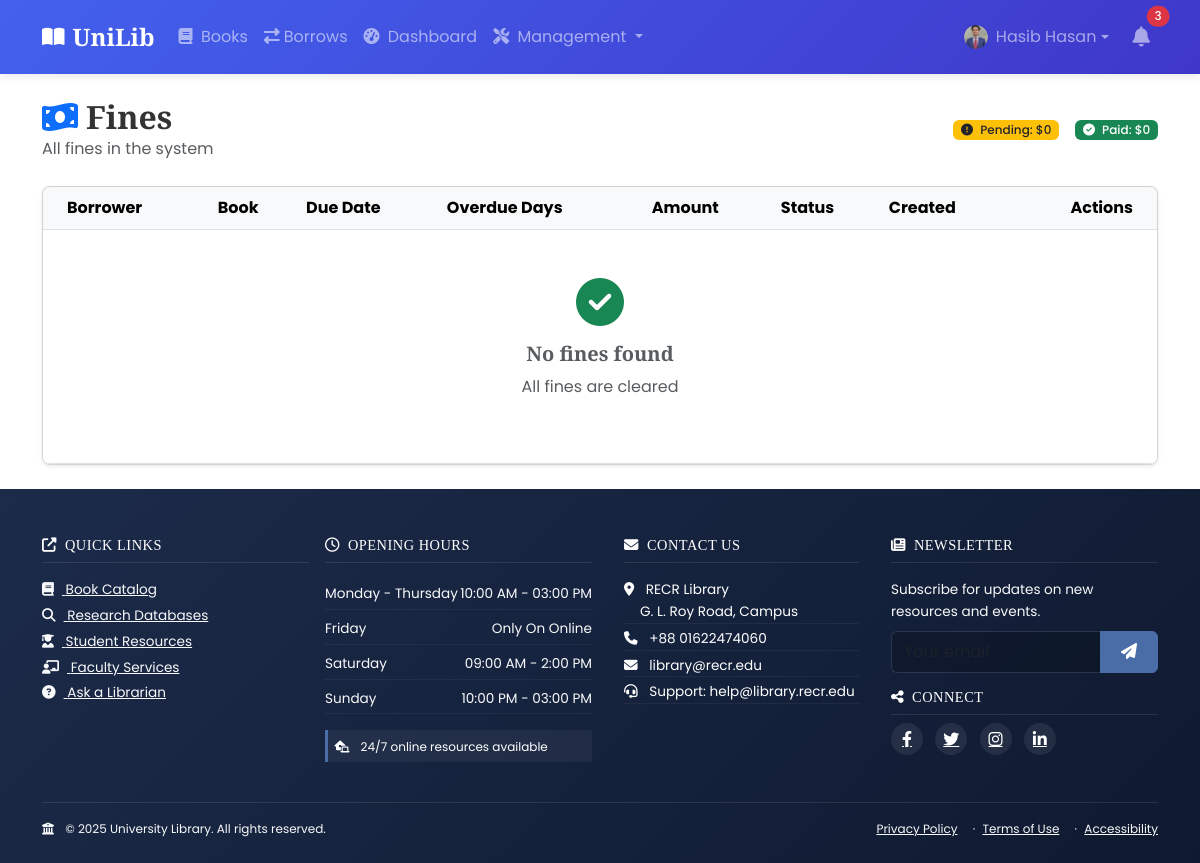
Before: /transactions/fines/ (signed in) with the older database file.
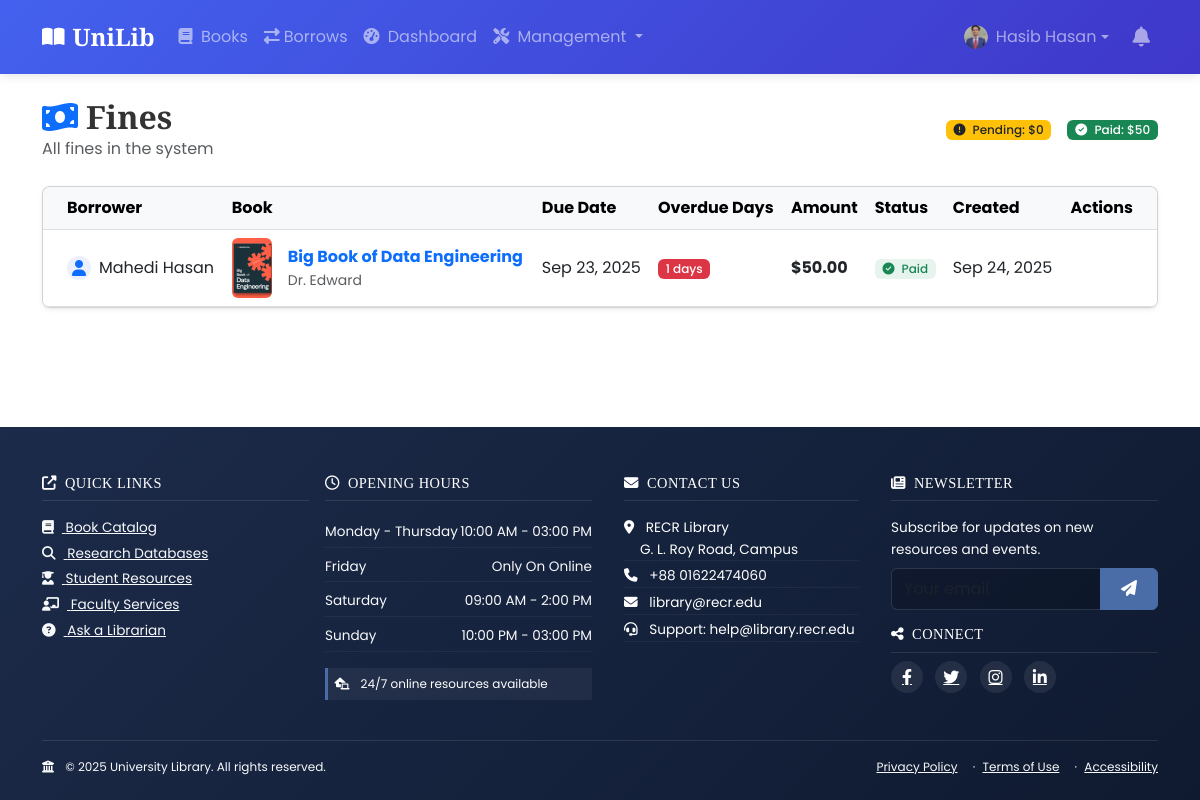
After: the same page with the newer database file.
### transactions/models.py (models this page shows, shortened)
class Fine(models.Model):
    user = models.ForeignKey(User, on_delete=models.CASCADE, related_name='fines')
    borrow = models.OneToOneField(Borrow, on_delete=models.CASCADE, related_name='fine')
    amount = models.DecimalField(max_digits=10, decimal_places=2, validators=[MinValueValidator(0)])
    created_at = models.DateTimeField(auto_now_add=True)
    paid_at = models.DateTimeField(null=True, blank=True)
    is_paid = models.BooleanField(default=False)

class Borrow(models.Model):
    user = models.ForeignKey(User, on_delete=models.CASCADE, related_name='borrows')
    book = models.ForeignKey(Book, on_delete=models.CASCADE, related_name='borrows')
    issued_by = models.ForeignKey(User, on_delete=models.SET_NULL, null=True, related_name='issued_borrows')
    issue_date = models.DateField(auto_now_add=True)
    due_date = models.DateField()
    return_date = models.DateField(null=True, blank=True)
    is_returned = models.BooleanField(default=False)
    @property
    def is_overdue(self):
        return not self.is_returned and timezone.now().date() > self.due_date
    @property
    def overdue_days(self):
        if self.is_overdue:
            return (timezone.now().date() - self.due_date).days
        return 0
    def check_and_create_fine(self):
        if self.is_overdue and not hasattr(self, 'fine'):
            fine_amount = 50
            Fine.objects.get_or_create(
                borrow=self,
                defaults={
                    'user': self.user,
                    'amount': fine_amount,
                    'is_paid': False
                }
            )
            print(f"Fine created for {self.user.get_full_name()} - {self.book.title}")

### accounts/models.py (models this page shows, shortened)
class User(AbstractUser):
    email = models.EmailField(unique=True)
    class Role(models.TextChoices):
        ADMIN = 'ADMIN', _('Admin')
        LIBRARIAN = 'LIBRARIAN', _('Librarian')
        STUDENT = 'STUDENT', _('Student')
        FACULTY = 'FACULTY', _('Faculty')
    role = models.CharField(max_length=10, choices=Role.choices, default=Role.STUDENT)
    university_id = models.CharField(max_length=20, unique=True)
    phone = models.CharField(max_length=15, blank=True)
    address = models.TextField(blank=True)
    profile_picture = models.ImageField(upload_to='profile_pics/', blank=True, null=True)
    def is_admin(self):
        return self.role == self.Role.ADMIN
    def is_librarian(self):
        return self.role == self.Role.LIBRARIAN
    def get_profile_picture(self):
        if self.profile_picture and hasattr(self.profile_picture, 'url'):
            return self.profile_picture.url
        return '/static/images/default_profile.png'

### books/models.py (models this page shows, shortened)
class Book(models.Model):
    title = models.CharField(max_length=200)
    author = models.CharField(max_length=100)
    isbn = models.CharField('ISBN', max_length=13, unique=True)
    publisher = models.CharField(max_length=100, blank=True)
    category = models.ForeignKey(Category, on_delete=models.SET_NULL, null=True)
    publication_date = models.DateField(null=True, blank=True)
    total_copies = models.PositiveIntegerField(default=1)
    available_copies = models.PositiveIntegerField(default=1)
    cover_image = models.ImageField(upload_to='book_covers/', blank=True, null=True)
    description = models.TextField(blank=True)
    created_at = models.DateTimeField(auto_now_add=True)
    updated_at = models.DateTimeField(auto_now=True)
    class Meta:
        ordering = ['title']

### transactions/views.py (the view)
# urls.py: path('fines/', FineListView.as_view(), name='fine-list'),
class FineListView(LoginRequiredMixin, ListView):
    model = Fine
    template_name = 'transactions/fine_list.html'
    context_object_name = 'fines'
    def get_queryset(self):
        overdue_borrows = Borrow.objects.filter(
            is_returned=False,
            due_date__lt=timezone.now().date()
        )
        for borrow in overdue_borrows:
            borrow.check_and_create_fine()
        if self.request.user.is_admin or self.request.user.is_librarian:
            return Fine.objects.all().order_by('-created_at')
        return Fine.objects.filter(user=self.request.user).order_by('-created_at')
    def get_context_data(self, **kwargs):
        context = super().get_context_data(**kwargs)
        queryset = self.get_queryset()
        total_pending_fines = queryset.filter(is_paid=False).aggregate(
            total=Sum('amount')
        )['total'] or 0
        total_paid_fines = queryset.filter(is_paid=True).aggregate(
            total=Sum('amount')
        )['total'] or 0
        context['total_pending_fines'] = total_pending_fines
        context['total_paid_fines'] = total_paid_fines
        return context

### notifications/utils.py (called while the page is built)
def notification_count(request):
    if request.user.is_authenticated:
        count = Notification.objects.filter(user=request.user, is_read=False).count()
        return {'unread_notification_count': count}
    return {}

### transactions/templates/transactions/fine_list.html (shortened to what the changed rows need)
{% extends 'base.html' %}
{% block content %}
<div class="container py-4 animate__animated animate__fadeIn">
    <div class="d-flex justify-content-between align-items-center mb-4">
        <div>
            <h2 class="mb-0">
                <i class="fas fa-money-bill-wave me-2 text-primary"></i>Fines
            </h2>
        </div>
        <div class="d-flex align-items-center">
            <span class="badge bg-warning text-dark me-3">
                <i class="fas fa-exclamation-circle me-1"></i> Pending: ${{ total_pending_fines }}
            </span>
            <span class="badge bg-success">
                <i class="fas fa-check-circle me-1"></i> Paid: ${{ total_paid_fines }}
            </span>
        </div>
    </div>
    <div class="card shadow-sm">
        <div class="card-body p-0">
            <div class="table-responsive">
                <table class="table table-hover align-middle mb-0">
                    <thead class="table-light">
                        <tr>
                            {% if request.user.is_admin or request.user.is_librarian %}
                            <th class="ps-4">Borrower</th>
                            {% endif %}
                            <th>Book</th>
                            <th>Due Date</th>
                            <th>Overdue Days</th>
                            <th>Amount</th>
                            <th>Status</th>
                            <th>Created</th>
                            {% if request.user.is_admin or request.user.is_librarian %}
                            <th class="pe-4 text-end">Actions</th>
                            {% endif %}
                        </tr>
                    </thead>
                    <tbody>
                        {% for fine in fines %}
                        <tr class="{% if fine.is_paid %}bg-success-10{% else %}bg-warning-10{% endif %}">
                            {% if request.user.is_admin or request.user.is_librarian %}
                            <td class="ps-4">
                                <div class="d-flex align-items-center">
                                    <div class="avatar avatar-sm me-2">
                                        <i class="fas fa-user text-primary"></i>
                                    </div>
                                    {{ fine.user.get_full_name }}
                                </div>
                            </td>
                            {% endif %}
                            <td>
                                <div class="d-flex align-items-center">
                                    {% if fine.borrow.book.cover_image %}
                                    <img src="{{ fine.borrow.book.cover_image.url }}"
                                         class="rounded me-3"
                                         alt="{{ fine.borrow.book.title }}"
                                         style="width: 40px; height: 60px; object-fit: cover;">
                                    {% else %}
                                    <div class="rounded bg-light d-flex align-items-center justify-content-center me-3"
                                         style="width: 40px; height: 60px;">
                                        <i class="fas fa-book text-muted"></i>
                                    </div>
                                    {% endif %}
                                    <div>
                                        <a href="{% url 'book-detail' fine.borrow.book.pk %}"
                                           class="text-primary fw-bold text-decoration-none">
                                            {{ fine.borrow.book.title|truncatechars:30 }}
                                        </a>
                                        <p class="small text-muted mb-0">{{ fine.borrow.book.author }}</p>
                                    </div>
                                </div>
                            </td>
                            <td>{{ fine.borrow.due_date|date:"M d, Y" }}</td>
                            <td>
                                {% if fine.borrow.is_overdue %}
                                <span class="badge bg-danger">
                                    {{ fine.borrow.overdue_days }} days
                                </span>
                                {% else %}
                                <span class="badge bg-success">On time</span>
                                {% endif %}
                            </td>
                            <td class="fw-bold">${{ fine.amount }}</td>
                            <td>
                                {% if fine.is_paid %}
                                <span class="badge bg-success bg-opacity-10 text-success">
                                    <i class="fas fa-check-circle me-1"></i> Paid
                                </span>
                                {% else %}
                                <span class="badge bg-warning bg-opacity-10 text-dark">
                                    <i class="fas fa-exclamation-circle me-1"></i> Pending
                                </span>
                                {% endif %}
                            </td>
                            <td>{{ fine.created_at|date:"M d, Y" }}</td>
                            {% if request.user.is_admin or request.user.is_librarian %}
                            <td class="pe-4 text-end">
                            </td>
                            {% endif %}
                        </tr>
                        {% empty %}
                        <tr>
                            <td colspan="{% if request.user.is_admin or request.user.is_librarian %}8{% else %}6{% endif %}" class="text-center py-5">
                                <i class="fas fa-check-circle fa-3x text-success mb-3"></i>
                                <h5 class="text-muted">No fines found</h5>
                                <p class="text-muted">All fines are cleared</p>
                            </td>
                        </tr>
                        {% endfor %}
                    </tbody>
                </table>
            </div>
        </div>
    </div>
</div>
{% endblock %}

### templates/base.html (shortened to what the changed rows need)
{% load static %}
<!DOCTYPE html>
<html lang="en">
<head>
    <link href="https://cdn.jsdelivr.net/npm/bootstrap@5.3.0/dist/css/bootstrap.min.css" rel="stylesheet">
    <link rel="stylesheet" href="https://cdnjs.cloudflare.com/ajax/libs/font-awesome/6.4.0/css/all.min.css">
    <link rel="stylesheet" href="https://cdnjs.cloudflare.com/ajax/libs/animate.css/4.1.1/animate.min.css"/>
    <link rel="stylesheet" href="{% static 'css/style.css' %}">
</head>
<body class="d-flex flex-column min-vh-100">
    <nav class="navbar navbar-expand-lg navbar-dark bg-gradient-primary">
        <div class="container">
            <div class="collapse navbar-collapse" id="navbarNav">
                <ul class="navbar-nav">
                {% if user.is_authenticated %}
                <li class="nav-item d-flex align-items-center">
                    <a class="nav-link position-relative" href="{% url 'notification-list' %}">
                        <i class="fas fa-bell fa-lg"></i>
                        {% if unread_notification_count %}
                            <span class="position-absolute top-0 start-100 translate-middle badge rounded-pill bg-danger">
                                {{ unread_notification_count }}
                            </span>
                        {% endif %}
                    </a>
                </li>
                {% endif %}
            </ul>
            </div>
        </div>
    </nav>
    <main class="flex-grow-1">
        {% block content %}{% endblock %}
    </main>
</body>
</html>

Changed rows visible on the page:
added Fine: user.get_full_name "Mahedi Hasan", borrow.book.cover_image (picture), borrow.book "Big Book of Data Engineering", borrow.book.author "Dr. Edward", borrow.due_date "Sep 23, 2025", borrow.overdue_days "1", amount "50.00", is_paid True (drawn), created_at "Sep 24, 2025"
Other visible differences:
{{ total_paid_fines }}: "0" → "50"
{{ unread_notification_count }}: "3" → (not shown)
text no longer shown: "No fines found All fines are cleared"
